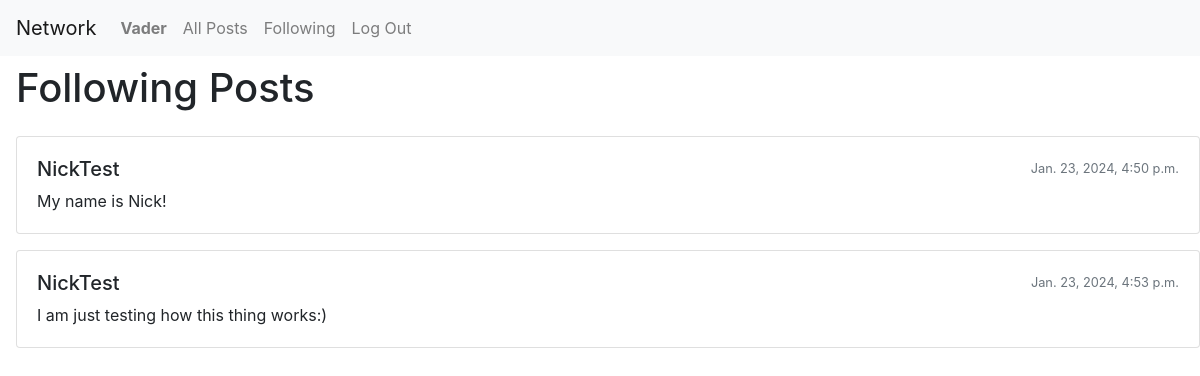
Before: /my_followings (signed in) with the older database file.
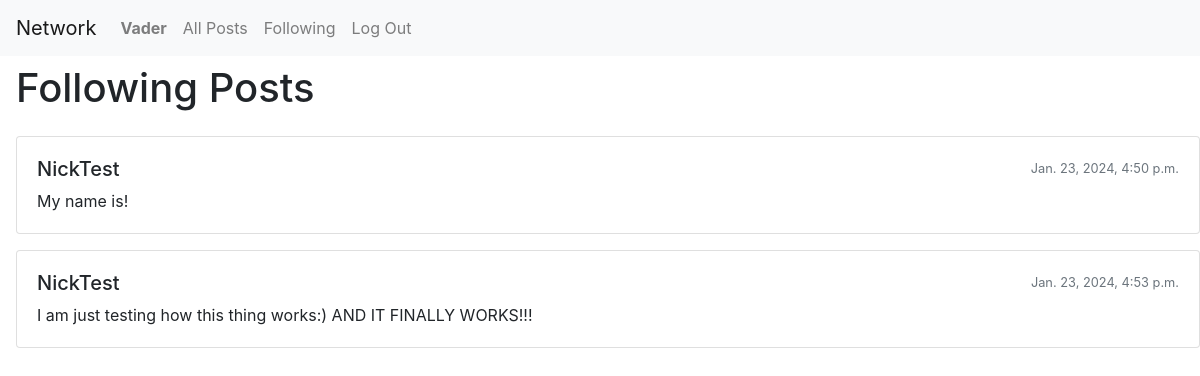
After: the same page with the newer database file.
### network/models.py (models this page shows)
class Posts(models.Model):
    creator = models.ForeignKey(
        User, on_delete=models.CASCADE, related_name='creator')
    post_text = models.TextField(blank=False, null = True)
    date = models.DateTimeField()
    likes = models.IntegerField(default = 1)
    comments = models.ForeignKey(
        Comments, on_delete=models.CASCADE, related_name='comments', null = True, blank = True)

class User(AbstractUser):
    subscriptions = models.ManyToManyField(
        'self', symmetrical=False, blank=True, related_name='subscribers')

### network/views.py (the view)
# urls.py: path('my_followings', views.display_followings, name='my_followings'),
def display_followings(request):
    followings = request.user.subscriptions.all()
    posts = Posts.objects.filter(creator__in=followings)
    return render(request, "network/followings.html", {
        'posts' : posts
    })

### network/templates/network/followings.html
{% extends "network/layout.html" %}
{% block body %}
 <div class="mt-2 ml-3">
        <h1 class="mb-4">Following Posts</h1>
        {% for post in posts %}
            <div class="card mb-3">
                <div class="card-body">
                    <div class="d-flex justify-content-between align-items-center mb-2">
                        <div class="d-flex align-items-center">
                            <h5 class="card-title mb-0">{{ post.creator }}</h5>
                        </div>
                        <small class="text-muted">{{ post.date }}</small>
                    </div>
                    <p class="card-text">{{ post.post_text }}</p>
                </div>
            </div>
        {% endfor %}
    </div>
{% endblock %}

Changed rows visible on the page:
changed Posts: post_text "My name is Nick!" → "My name is!"
changed Posts: post_text "I am just testing how this thing works:)" → "I am just testing how this thing works:) AND IT FINALLY WORKS!!!"
